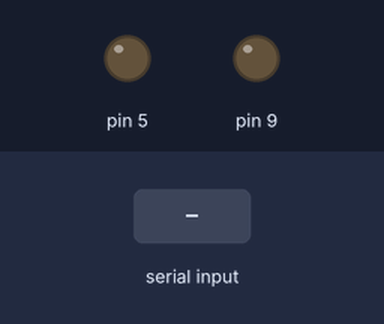
Bench run of a sketch on a simulated Arduino Uno, built with avr-gcc and run on an emulated ATmega328P. Shown: output pins drawn as LEDs (lit = HIGH). Inputs (shaded band) come from the test bench.

Above: at 1.2 s.
1.3 s: "w" received over the second serial link
At 2.5 s:
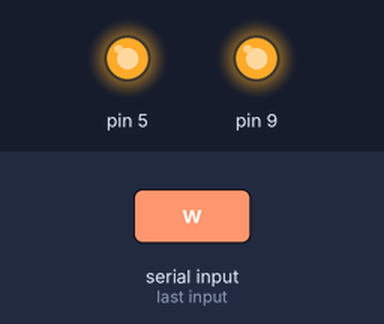
2.8 s: "0" received over the second serial link
At 3.7 s:
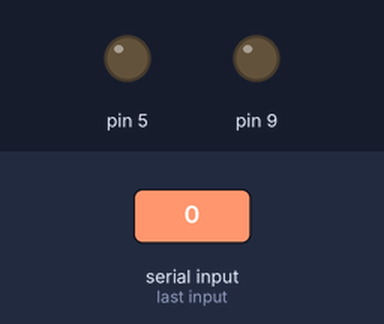
4.3 s: "s" received over the second serial link
At 4.8 s:
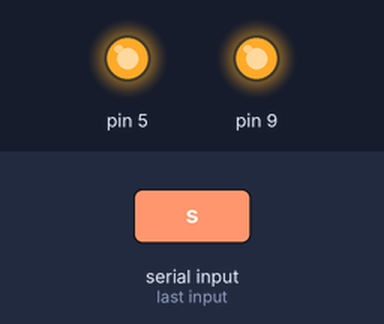
Timing chart, 0 to 7.3 s (numbered marks = the images above; inputs shaded):
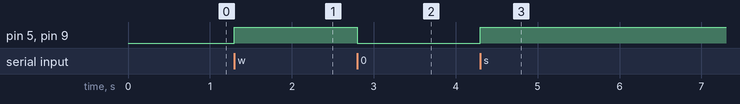

Measured:
- after the input at 1.3 s, pin 5, pin 9: LOW → HIGH at once
- after the input at 2.8 s, pin 5, pin 9: HIGH → LOW at once
- after the input at 4.3 s, pin 5, pin 9: LOW → HIGH at once

The sketch:

pepe.ino
```cpp
#include <SoftwareSerial.h>
#include <stdlib.h>
#define rxPin 2
#define txPin 3
SoftwareSerial mySerial =  SoftwareSerial(rxPin, txPin);


char inData[5];
String Data;
int state=0;
int spd=255;
int y;
int i;
int leftMotor;
int rightMotor;
char recieved;

void setup(){
  analogWrite(5,0);
  analogWrite(9,0);
  pinMode(rxPin, INPUT);
  pinMode(txPin, OUTPUT);
  mySerial.begin(9600);
  //Serial.begin(9600);
  mySerial.println("Power On Bluetooth");
  //Serial.println("Power On");
}


void loop()
{

   while (mySerial.available() > 0){
        char recievedin = mySerial.read();
        recieved=recievedin;
        if (recieved == 'w'){
         digitalWrite(10,HIGH);
         digitalWrite(11,LOW);
         analogWrite(9,spd);
         digitalWrite(6,HIGH);
         digitalWrite(7,LOW);
         analogWrite(5,spd);
        }
        if (recieved == 's'){
         digitalWrite(10,LOW);
         digitalWrite(11,HIGH);
         analogWrite(9,spd);
         digitalWrite(6,LOW);
         digitalWrite(7,HIGH);
         analogWrite(5,spd);
        }

        if (recieved == 'd'){
         digitalWrite(10,LOW);
         digitalWrite(11,HIGH);
         analogWrite(9,spd);
         digitalWrite(6,HIGH);
         digitalWrite(7,LOW);
         analogWrite(5,spd);
        }

        if (recieved == 'a'){
         digitalWrite(10,HIGH);
         digitalWrite(11,LOW);
         analogWrite(9,spd);
         digitalWrite(6,LOW);
         digitalWrite(7,HIGH);
         analogWrite(5,spd);
        }
        if (recieved == 'o'){
         spd++;
        }
        if (recieved == 'l'){
         spd--;
        }
        if (recieved == '0'){
         analogWrite(5,0);
         analogWrite(9,0);
        }

        // Process message when new line character is recieved

   }

   //analogWrite(5,0);
   //analogWrite(9,0);

}
```
